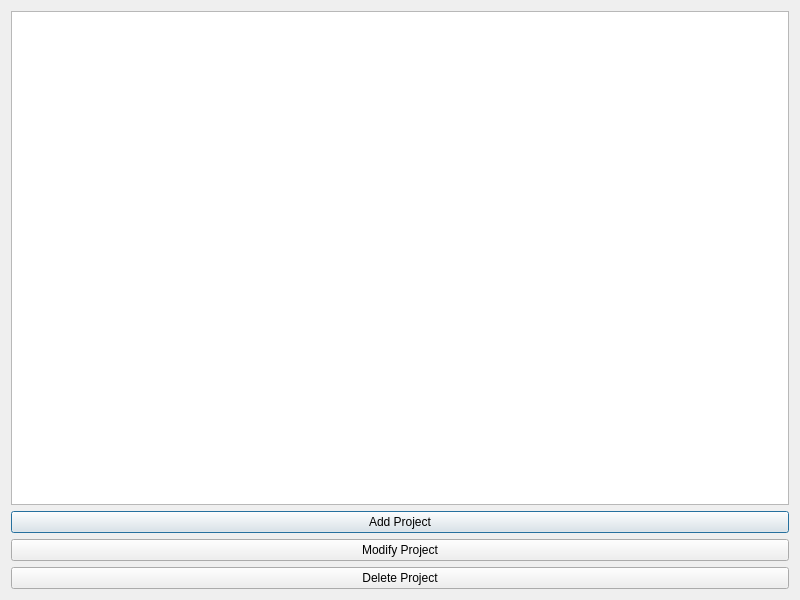
<?xml version="1.0" encoding="UTF-8"?>
<ui version="4.0">
 <class>ProjectsDialog</class>
 <widget class="QDialog" name="ProjectsDialog">
  <property name="geometry">
   <rect>
    <x>0</x>
    <y>0</y>
    <width>800</width>
    <height>600</height>
   </rect>
  </property>
  <property name="windowTitle">
   <string>Projects Module</string>
  </property>
  <layout class="QVBoxLayout" name="verticalLayout">
   <item>
    <widget class="QTableView" name="tableViewProjects">
     <property name="sizePolicy">
      <sizepolicy hsizetype="Expanding" vsizetype="Expanding">
       <horstretch>10</horstretch>
       <verstretch>10</verstretch>
      </sizepolicy>
     </property>
    </widget>
   </item>
   <item>
    <widget class="QPushButton" name="buttonAdd">
     <property name="text">
      <string>Add Project</string>
     </property>
    </widget>
   </item>
   <item>
    <widget class="QPushButton" name="buttonModify">
     <property name="text">
      <string>Modify Project</string>
     </property>
    </widget>
   </item>
   <item>
    <widget class="QPushButton" name="buttonDelete">
     <property name="text">
      <string>Delete Project</string>
     </property>
    </widget>
   </item>
  </layout>
 </widget>
 <resources/>
 <connections/>
</ui>
